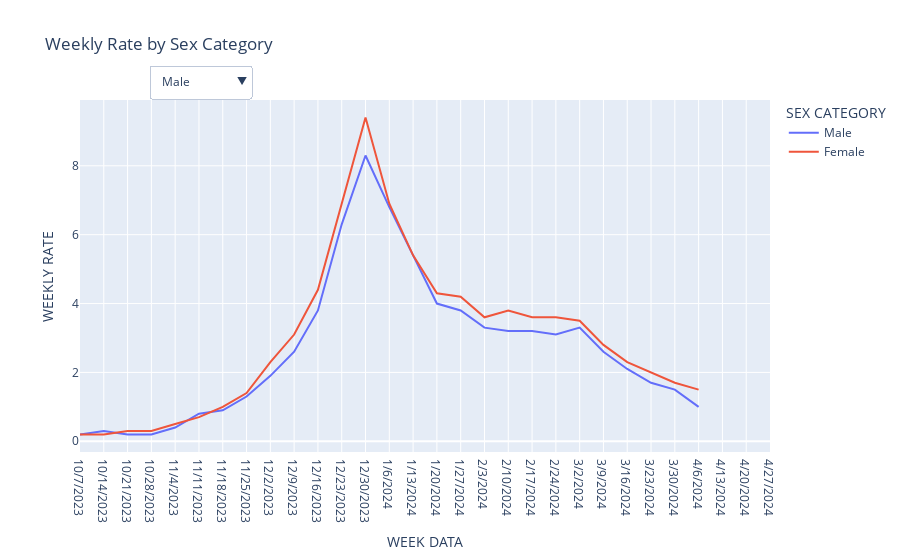

Notebook source saved alongside this figure:
### Code cell
# Get unique race categories
sex_categories = sexdf['SEX CATEGORY'].unique()

# Create dropdown menu options
buttons = []
for sex in sex_categories:
    visibility = [True if r == sex else False for r in sexdf['SEX CATEGORY']]
    buttons.append(
        dict(
            label=sex,
            method="update",
            args=[{"visible": visibility}, {"title": f"Weekly Rate by {sex}"}]
        )
    )

# Add "BOTH sexes" option
buttons.append(
    dict(
        label="Both Sexes",
        method="update",
        args=[{"visible": [True] * len(sexdf)}, {"title": "Weekly Rate by Sex Category"}]
    )
)

# Create interactive plot using Plotly Express
fig = px.line(sexdf, x='WEEK DATA', y='WEEKLY RATE', color='SEX CATEGORY', title='Weekly Rate by Sex Category')

# Add dropdown menu for filtering by Sex category
fig.update_layout(
    updatemenus=[
        dict(
            buttons=buttons,
            direction="down",
            showactive=True,
            x=0.1,
            xanchor="left",
            y=1.1,
            yanchor="top"
        ),
    ]
)

# Show the figure
fig.show()
fig.write_html("interactive_sex_plot.html")

### Figure 1 — Plotly figure (JSON) as saved in the notebook; plotly's stock layout.template omitted (floating-point values rounded to 4 significant figures)
{"data": [{"hovertemplate": "SEX CATEGORY=Male<br>WEEK DATA=%{x}<br>WEEKLY RATE=%{y}<extra></extra>", "legendgroup": "Male", "line": {"color": "#636efa", "dash": "solid"}, "marker": {"symbol": "circle"}, "mode": "lines", "name": "Male", "orientation": "v", "showlegend": true, "type": "scatter", "x": ["10/7/2023", "10/14/2023", "10/21/2023", "10/28/2023", "11/4/2023", "11/11/2023", "11/18/2023", "11/25/2023", "12/2/2023", "12/9/2023", "12/16/2023", "12/23/2023", "12/30/2023", "1/6/2024", "1/13/2024", "1/20/2024", "1/27/2024", "2/3/2024", "2/10/2024", "2/17/2024", "2/24/2024", "3/2/2024", "3/9/2024", "3/16/2024", "3/23/2024", "3/30/2024", "4/6/2024", "4/13/2024", "4/20/2024", "4/27/2024"], "xaxis": "x", "y": [0.2, 0.3, 0.2, 0.2, 0.4, 0.8, 0.9, 1.3, 1.9, 2.6, 3.8, 6.3, 8.3, 6.8, 5.4, 4, 3.8, 3.3, 3.2, 3.2, 3.1, 3.3, 2.6, 2.1, 1.7, 1.5, 1, null, null, null], "yaxis": "y"}, {"hovertemplate": "SEX CATEGORY=Female<br>WEEK DATA=%{x}<br>WEEKLY RATE=%{y}<extra></extra>", "legendgroup": "Female", "line": {"color": "#EF553B", "dash": "solid"}, "marker": {"symbol": "circle"}, "mode": "lines", "name": "Female", "orientation": "v", "showlegend": true, "type": "scatter", "x": ["10/7/2023", "10/14/2023", "10/21/2023", "10/28/2023", "11/4/2023", "11/11/2023", "11/18/2023", "11/25/2023", "12/2/2023", "12/9/2023", "12/16/2023", "12/23/2023", "12/30/2023", "1/6/2024", "1/13/2024", "1/20/2024", "1/27/2024", "2/3/2024", "2/10/2024", "2/17/2024", "2/24/2024", "3/2/2024", "3/9/2024", "3/16/2024", "3/23/2024", "3/30/2024", "4/6/2024", "4/13/2024", "4/20/2024", "4/27/2024"], "xaxis": "x", "y": [0.2, 0.2, 0.3, 0.3, 0.5, 0.7, 1, 1.4, 2.3, 3.1, 4.4, 6.9, 9.4, 6.9, 5.4, 4.3, 4.2, 3.6, 3.8, 3.6, 3.6, 3.5, 2.8, 2.3, 2, 1.7, 1.5, null, null, null], "yaxis": "y"}], "layout": {"legend": {"title": {"text": "SEX CATEGORY"}, "tracegroupgap": 0}, "title": {"text": "Weekly Rate by Sex Category"}, "updatemenus": [{"buttons": [{"args": [{"visible": [true, false, false, true, true, false, false, true, true, false, true, false, true, false, false, true, true, false, false, true, false, true, false, true, true, false, true, false, true, false, false, true, false, true, true, false, false, true, true, false, false, true, true, false, false, true, true, false, true, false, false, true, true, false, true, false, true, false, false, true]}, {"title": "Weekly Rate by Male"}], "label": "Male", "method": "update"}, {"args": [{"visible": [false, true, true, false, false, true, true, false, false, true, false, true, false, true, true, false, false, true, true, false, true, false, true, false, false, true, false, true, false, true, true, false, true, false, false, true, true, false, false, true, true, false, false, true, true, false, false, true, false, true, true, false, false, true, false, true, false, true, true, false]}, {"title": "Weekly Rate by Female"}], "label": "Female", "method": "update"}, {"args": [{"visible": [true, true, true, true, true, true, true, true, true, true, true, true, true, true, true, true, true, true, true, true, true, true, true, true, true, true, true, true, true, true, true, true, true, true, true, true, true, true, true, true, true, true, true, true, true, true, true, true, true, true, true, true, true, true, true, true, true, true, true, true]}, {"title": "Weekly Rate by Sex Category"}], "label": "Both Sexes", "method": "update"}], "direction": "down", "showactive": true, "x": 0.1, "xanchor": "left", "y": 1.1, "yanchor": "top"}], "xaxis": {"anchor": "y", "domain": [0, 1], "title": {"text": "WEEK DATA"}}, "yaxis": {"anchor": "x", "domain": [0, 1], "title": {"text": "WEEKLY RATE"}}}}
